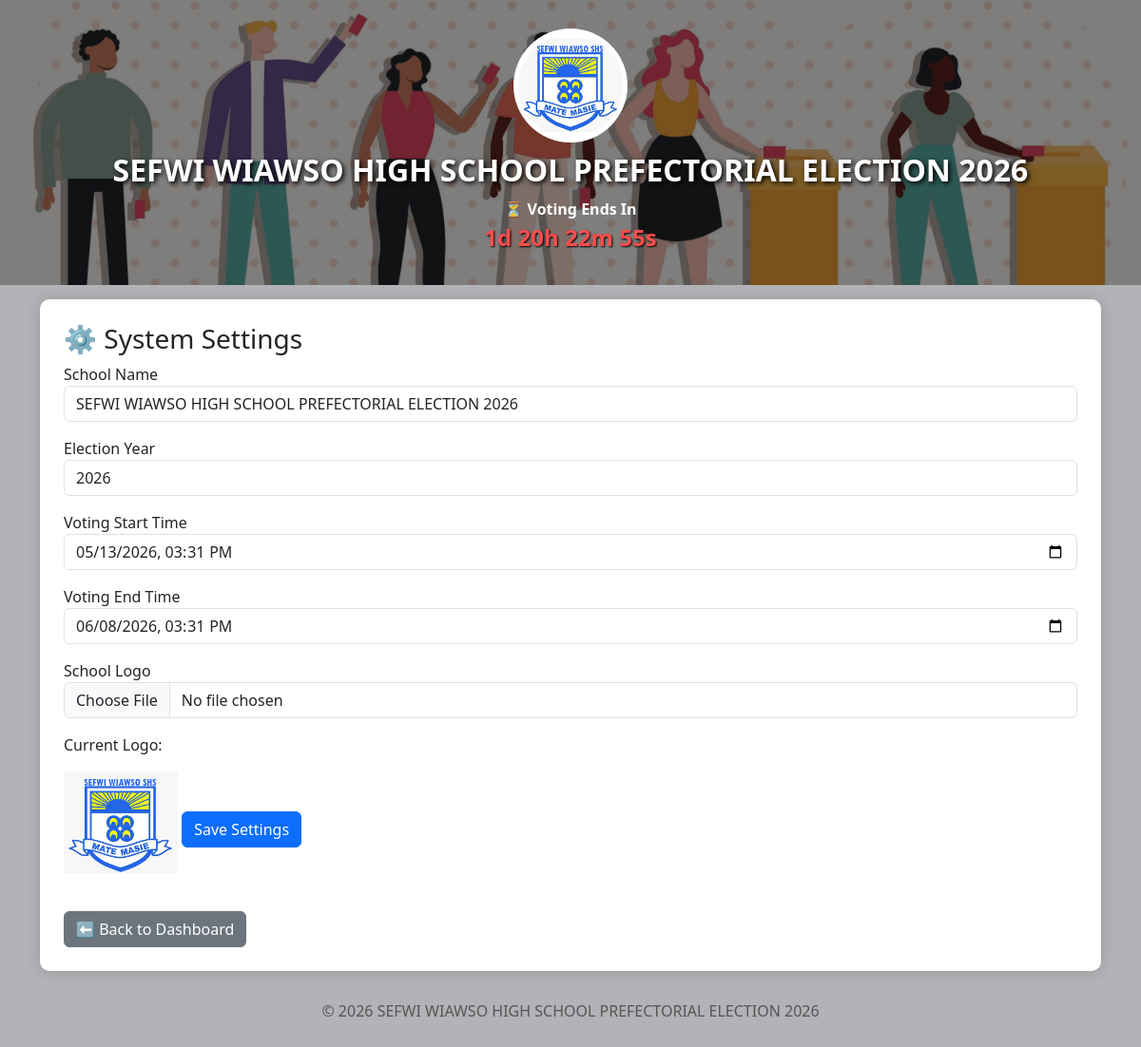
/settings (signed in), run on the app's committed database.
### tables this page shows
CREATE TABLE settings(
        id INTEGER PRIMARY KEY AUTOINCREMENT,
        school_name TEXT,
        election_year TEXT,
        logo TEXT,
        start_time TEXT,
        end_time TEXT
    );

### app.py (the view, shortened to what this page needs)
@app.route("/settings", methods=["GET", "POST"])
def settings():
    if "admin" not in session:
        return redirect("/")
    conn = db()
    cur = conn.cursor()
    data = cur.execute("""
        SELECT *
        FROM settings
        LIMIT 1
    """).fetchone()
    conn.close()
    return render_template(
        "settings.html",
        data=data
    )

### app.py (called while the page is built, shortened)
def db():
    return sqlite3.connect("database.db")

@app.context_processor
def inject_settings():
    conn = db()
    cur = conn.cursor()
    data = cur.execute("""
        SELECT *
        FROM settings
        ORDER BY id DESC
        LIMIT 1
    """).fetchone()
    conn.close()
    if data:
        return dict(
            school_name=data[1],
            election_year=data[2],
            logo=data[3],
            start_time=data[4],
            end_time=data[5]
        )

### templates/settings.html
{% extends "layout.html" %}
{% block content %}
<h3>⚙️ System Settings</h3>
<form method="post" enctype="multipart/form-data">
    <label>School Name</label>
    <input class="form-control mb-3"
           name="school"
           value="{{ data[1] if data else '' }}"
           placeholder="Enter school name"
           required>
    <label>Election Year</label>
    <input class="form-control mb-3"
           name="year"
           value="{{ data[2] if data else '' }}"
           placeholder="Enter election year"
           required>
<label>Voting Start Time</label>
<input type="datetime-local"
       name="start_time"
       class="form-control mb-3"
       value="{{ data[4] if data else '' }}">
<label>Voting End Time</label>
<input type="datetime-local"
       name="end_time"
       class="form-control mb-3"
       value="{{ data[5] if data else '' }}">
    <label>School Logo</label>
    <input type="file" class="form-control mb-3" name="logo">
    {% if data and data[3] %}
        <p>Current Logo:</p>
        <img src="{{ url_for('static', filename='uploads/' + data[3]) }}" width="120" class="mb-3">
    {% endif %}
    <button class="btn btn-primary">Save Settings</button>
</form>
<br>
<a href="/dashboard" class="btn btn-secondary">⬅ Back to Dashboard</a>
{% endblock %}

### templates/layout.html (shortened to what this page needs)
<!DOCTYPE html>
<html lang="en">
<head>
<link href="https://cdn.jsdelivr.net/npm/bootstrap@5.3.0/dist/css/bootstrap.min.css"
      rel="stylesheet">
</head>
<body>
<div class="header">
<div class="header-content">
    {% if logo %}
    <img src="{{ url_for('static',
        filename='uploads/' + logo) }}">
    {% endif %}
    <marquee behavior="scroll"
             direction="left"
             scrollamount="6">
        <h1 class="school-name">
            {{ school_name }}
        </h1>
    </marquee>
    <div class="countdown-title">
        ⏳ Voting Ends In
    </div>
    <div id="countdown"></div>
</div>
</div>
<div class="container">
<div class="container-box">
    {% block content %}
    {% endblock %}
</div>
</div>
<div class="footer">
<p>
    &copy; {{ election_year }}
    {{ school_name }}
</p>
</div>
</body>
</html>

### templates/layout.html (style rules this page uses)
body { background-color:#b1b3b6; }
.header { position:relative; background-image:url("/static/uploads/header_bg.jpg"); background-size:cover; background-position:center; background-repeat:no-repeat; min-height:300px; padding:30px 20px; text-align:center; color:white; overflow:hidden; }
.header::before { content:""; position:absolute; top:0; left:0; width:100%; height:100%; background:rgba(0,0,0,0.50); z-index:1; }
.header-content { position:relative; z-index:2; }
.header img { width:120px; height:120px; object-fit:contain; border-radius:50%; background:white; padding:5px; margin-bottom:10px; }
.school-name { font-size:2rem; font-weight:bold; text-shadow:2px 2px 5px #000; }
.countdown-title { margin-top:10px; font-weight:bold; }
#countdown { font-size:1.5rem; font-weight:bold; color:#ff4d4d; text-shadow:1px 1px 2px #000; }
.container-box { background:white; padding:25px; margin-top:15px; border-radius:10px; box-shadow:0 0 15px rgba(0,0,0,0.15); }
.footer { text-align:center; margin-top:20px; color:#555; padding:10px; }

### data on the page
settings: logo (picture), school_name "SEFWI WIAWSO HIGH SCHOOL PREFECTORIAL ELECTION 2026", school "SEFWI WIAWSO HIGH SCHOOL PREFECTORIAL ELECTION 2026", year "2026", start_time "05/13/2026 15:31", end_time "06/08/2026 15:31", election_year "2026"
